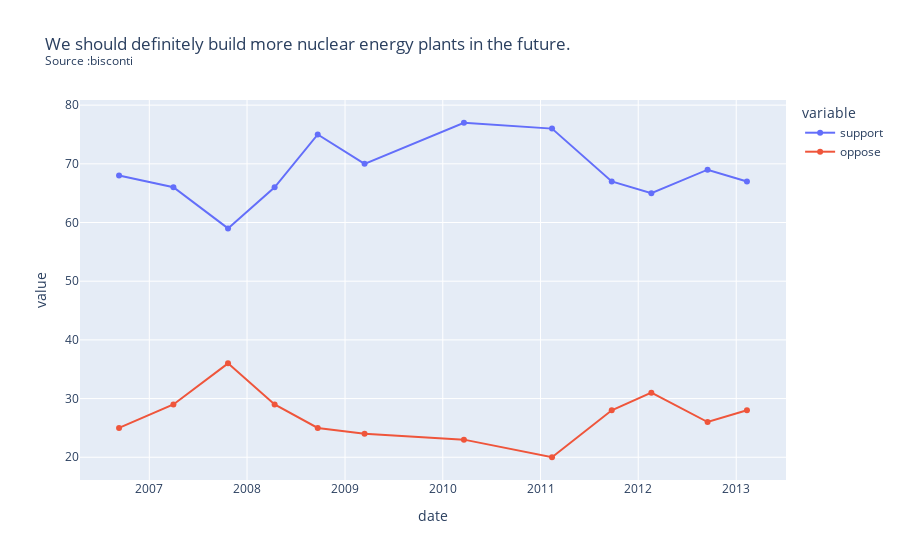

Write notebook code for a chart like this one.
### Code cell
s5 = "We should definitely build more nuclear energy plants in the future."
df9 = df_date[df_date['question'].str.contains(s4)]
df9 = df9.sort_values(by=['date'])
source = df9['firm'].iloc[0]
title = s5 + "<br><sup>Source :" + source + "<sup>"
fig = px.line(df9, x="date", y=["support", "oppose"], title=title, markers=True)
fig.show()

### Figure 1 — Plotly figure (JSON) as saved in the notebook; plotly's stock layout.template omitted (floating-point values rounded to 4 significant figures)
{"data": [{"hovertemplate": "variable=support<br>date=%{x}<br>value=%{y}<extra></extra>", "legendgroup": "support", "line": {"color": "#636efa", "dash": "solid"}, "marker": {"symbol": "circle"}, "mode": "markers+lines", "name": "support", "orientation": "v", "showlegend": true, "type": "scatter", "x": ["2006-09-10T00:00:00", "2007-04-01T00:00:00", "2007-10-22T00:00:00", "2008-04-13T00:00:00", "2008-09-21T00:00:00", "2009-03-15T00:00:00", "2010-03-21T00:00:00", "2011-02-13T00:00:00", "2011-09-24T00:00:00", "2012-02-19T00:00:00", "2012-09-16T00:00:00", "2013-02-10T00:00:00"], "xaxis": "x", "y": [68, 66, 59, 66, 75, 70, 77, 76, 67, 65, 69, 67], "yaxis": "y"}, {"hovertemplate": "variable=oppose<br>date=%{x}<br>value=%{y}<extra></extra>", "legendgroup": "oppose", "line": {"color": "#EF553B", "dash": "solid"}, "marker": {"symbol": "circle"}, "mode": "markers+lines", "name": "oppose", "orientation": "v", "showlegend": true, "type": "scatter", "x": ["2006-09-10T00:00:00", "2007-04-01T00:00:00", "2007-10-22T00:00:00", "2008-04-13T00:00:00", "2008-09-21T00:00:00", "2009-03-15T00:00:00", "2010-03-21T00:00:00", "2011-02-13T00:00:00", "2011-09-24T00:00:00", "2012-02-19T00:00:00", "2012-09-16T00:00:00", "2013-02-10T00:00:00"], "xaxis": "x", "y": [25, 29, 36, 29, 25, 24, 23, 20, 28, 31, 26, 28], "yaxis": "y"}], "layout": {"autosize": true, "legend": {"title": {"text": "variable"}, "tracegroupgap": 0}, "title": {"text": "We should definitely build more nuclear energy plants in the future.<br><sup>Source :bisconti<sup>"}, "xaxis": {"anchor": "y", "autorange": true, "domain": [0, 1], "range": ["2006-04-24 04:07:03.4182", "2013-06-28 19:52:56.5818"], "title": {"text": "date"}, "type": "date"}, "yaxis": {"anchor": "x", "autorange": true, "domain": [0, 1], "range": [15.3, 81.7], "title": {"text": "value"}, "type": "linear"}}}
